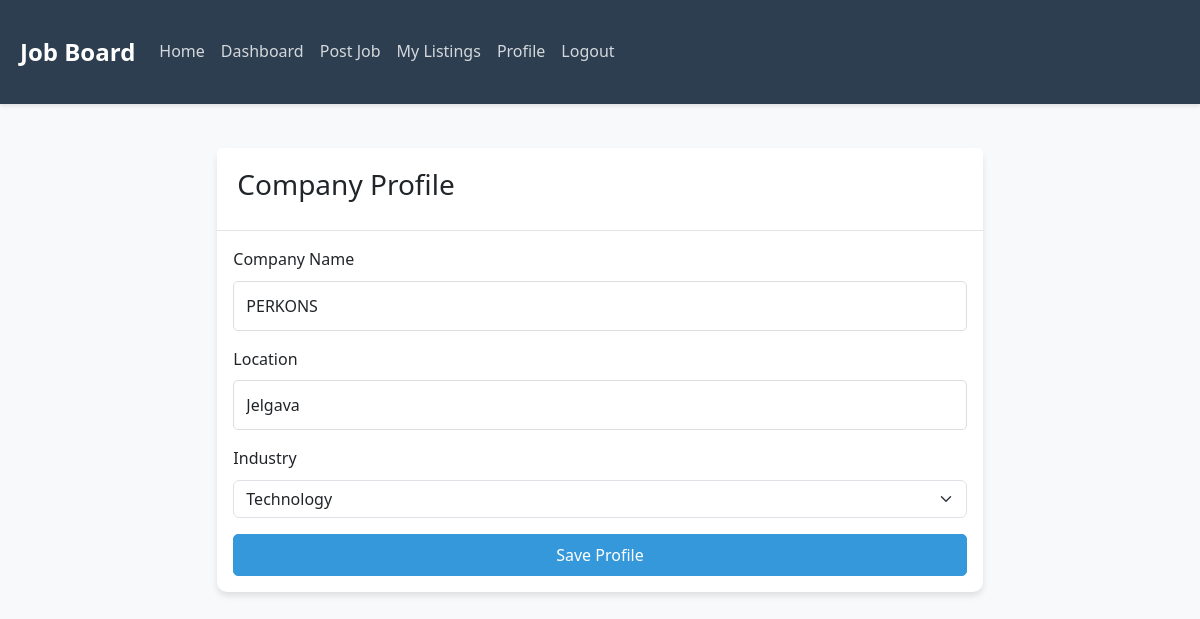
/company_profile (signed in), run on the app's committed database.
### tables this page shows
CREATE TABLE company (
                id INTEGER PRIMARY KEY AUTOINCREMENT,
                name TEXT NOT NULL,
                location TEXT NOT NULL,
                industry TEXT NOT NULL,
                owner_id INTEGER NOT NULL,
                FOREIGN KEY (owner_id) REFERENCES user (id)
            );

### app.py (the view, shortened to what this page needs)
@app.route('/company_profile', methods=['GET', 'POST'])
@login_required
def company_profile():
    if current_user.role != 'employer':
        return redirect(url_for('dashboard'))
    db = get_db()
    cursor = db.cursor()
    cursor.execute('SELECT * FROM company WHERE owner_id = ?', (current_user.id,))
    company = cursor.fetchone()
    db.close()
    return render_template('company_profile.html', company=company)

### app.py (called while the page is built)
def get_db():
    db = sqlite3.connect(DATABASE)
    db.row_factory = sqlite3.Row
    return db

@login_manager.user_loader
def load_user(user_id):
    db = get_db()
    cursor = db.cursor()
    cursor.execute('SELECT * FROM user WHERE id = ?', (user_id,))
    user_data = cursor.fetchone()
    db.close()
    if user_data:
        return User(user_data['id'], user_data['name'], user_data['email'],
                   user_data['password'], user_data['role'])
    return None

### templates/company_profile.html (shortened to what this page needs)
{% extends "base.html" %}
{% block content %}
<div class="row justify-content-center">
    <div class="col-md-8">
        <div class="card">
            <div class="card-header">
                <h3>Company Profile</h3>
            </div>
            <div class="card-body">
                <form method="POST">
                    <div class="mb-3">
                        <label for="name" class="form-label">Company Name</label>
                        <input type="text" class="form-control" id="name" name="name" value="{{ company.name if company else '' }}" required>
                    </div>
                    <div class="mb-3">
                        <label for="location" class="form-label">Location</label>
                        <input type="text" class="form-control" id="location" name="location" value="{{ company.location if company else '' }}" required>
                    </div>
                    <div class="mb-3">
                        <label for="industry" class="form-label">Industry</label>
                        <select class="form-select" id="industry" name="industry" required>
                            <option value="Technology" {% if company and company.industry == 'Technology' %}selected{% endif %}>Technology</option>
                        </select>
                    </div>
                    <div class="d-grid">
                        <button type="submit" class="btn btn-primary">Save Profile</button>
                    </div>
                </form>
            </div>
        </div>
    </div>
</div>
{% endblock %}

### static/css/styles.css (style rules this page uses)
:root { --primary-color: #2c3e50; --secondary-color: #3498db; --accent-color: #e74c3c; --light-gray: #f8f9fa; --dark-gray: #343a40; --success-color: #2ecc71; --warning-color: #f1c40f; --danger-color: #e74c3c; }
body { font-family: 'Segoe UI', Tahoma, Geneva, Verdana, sans-serif; line-height: 1.6; color: var(--dark-gray); background-color: var(--light-gray); }
.card { border: none; border-radius: 10px; box-shadow: 0 4px 6px rgba(0,0,0,0.1); transition: transform 0.3s ease, box-shadow 0.3s ease; }
.card-header { background-color: white; border-bottom: 1px solid rgba(0,0,0,0.1); padding: 1.25rem; }
.btn-primary { background-color: var(--secondary-color); border-color: var(--secondary-color); padding: 0.5rem 1.5rem; border-radius: 5px; transition: all 0.3s ease; }
.form-control { border-radius: 5px; border: 1px solid #ddd; padding: 0.75rem; }

### data on the page
company: name "PERKONS", location "Jelgava", industry "Technology"
